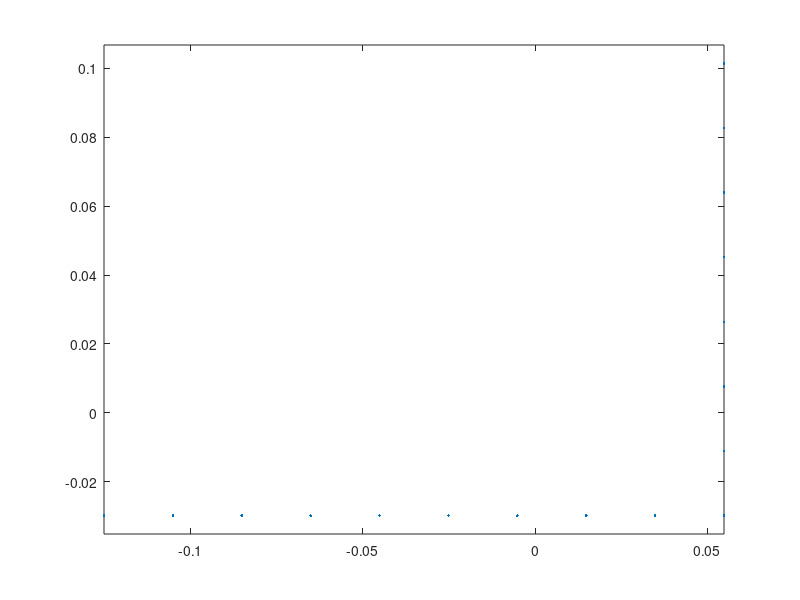
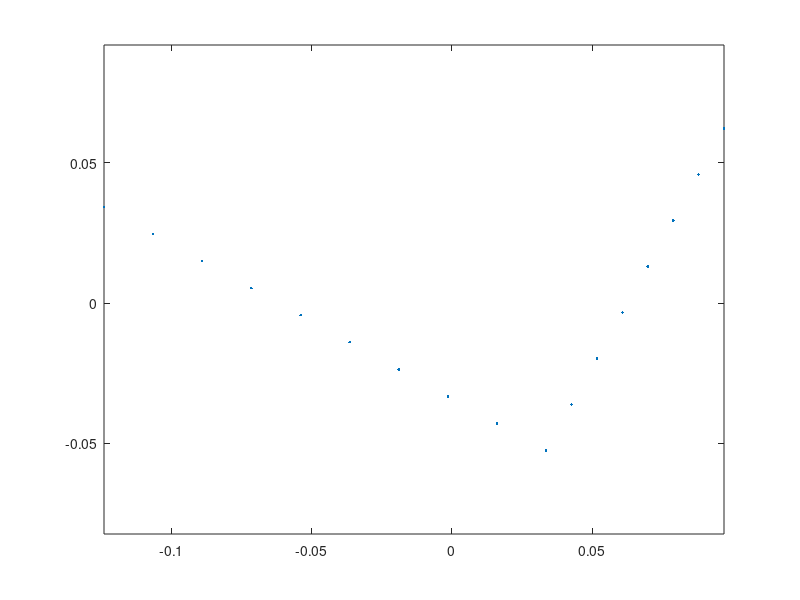

MATLAB code for these plots, in order:
%% form a fiber section of a L section
clear;clc;
%% input section propertities
% a = length of leg 1 (long)
% b = length of leg 2 (short)
% t = thickness/inch
% nfa = number of fibers along leg 1
% nfb = number of fibers along leg 2
% nft = number of fibers along thickness (assume 1 here)
a=0.2;
b=0.15;
t=0.018;
nfa=10;
nfb=8;
nft=1;
%% torsional stiffness
J=(a+b-t)*t^3/3;
%% calculate coordinates of centroid with respect to the vertex of L section
A=(a+b)*t-t^2; % section area
yc=((a-t)*t*t/2+b*t*b/2)/A; % distance between centroid and vertex in the local y' direction
zc=((b-t)*t*t/2+a*t*a/2)/A; % distance between centroid and vertex in the local z' direction

%% calculate principle axes (rotation from local axes y'-z' to principle axes y-z)
I1y=1/12*t*a^3+(a/2-zc)^2*t*a; % moment of inertia of leg 1 w.r.t. y'
I1z=1/12*a*t^3+(yc-t/2)^2*t*a; % moment of inertia of leg 1 w.r.t. z'
I1yz=0+(a/2-zc)*(yc-t/2)*t*a; % moment of inertia of leg 1 w.r.t. y'-z'
I2y=1/12*(b-t)*t^3+(zc-t/2)^2*t*(b-t); % moment of inertia of leg 2 w.r.t. y'
I2z=1/12*t*(b-t)^3+((b-t)/2+t-yc)^2*t*(b-t); % moment of inertia of leg 2 w.r.t. z'
I2yz=0+(zc-t/2)*((b-t)/2+t-yc)*t*(b-t); % moment of inertia of leg 2 w.r.t. y'-z'
Iy1=I1y+I2y; % moment of inertia of L section w.r.t. y'
Iz1=I1z+I2z; % moment of inertia of L section w.r.t. z'
Iyz1=I1yz+I2yz; % moment of inertia of L section w.r.t. y'-z'
Iy=(Iy1+Iz1)/2+1/2*sqrt((Iy1-Iz1)^2+4*Iyz1^2); % moment of inertia of L section w.r.t. y
Iz=(Iy1+Iz1)/2-1/2*sqrt((Iy1-Iz1)^2+4*Iyz1^2); % moment of inertia of L section w.r.t. y
alpha=atan(-2*Iyz1/(Iz1-Iy1))/2; % rotation from local axes y'-z' to principle axes y-z
alpha=abs(alpha); %make sure alpha is positive at pi/4 (equal legs)
%% calculate fiber coordinates w.r.t. z'-y'
SCcoordz1y1=[zc-t/2;-(yc-t/2)]; % shear center coordinates w.r.t. z'-y'
P=zeros(2,nfa+nfb-1); % fiber coordinates w.r.t. z'-y', first row of P is z', second row of P is y'
dPz=[-a/nfa;0];
dPy=[0;b/nfb];
for i=1:nfa
    P(:,i)=SCcoordz1y1+(i-1)*dPz;
end
for i=1:(nfb-1)
    P(:,nfa+i)=SCcoordz1y1+i*dPy;
end
plot(P(1,:),P(2,:),'.')
axis equal
%% transform fiber coordinates to z-y
T=[cos(alpha),sin(alpha);
    -sin(alpha),cos(alpha)]; % transformation matrix
Q=T*P; % first row of Q is z, second row of Q is y
figure
plot(Q(1,:),Q(2,:),'.')
axis equal
%% Calculate approximate elastic properties (Iy, Iz, betaY and betaZ)
Af=zeros(nfa+nfb-1,1); % area of each fiber
Af(1)=a/nfa*b/nfb-(a/nfa-t)*(b/nfb-t);
Af(2:nfa)=a/nfa*t;
Af(nfa+1:nfa+nfb-1)=b/nfb*t;

Qsquared=Q.^2;
IyIz_appr=Qsquared*Af; % approximate to [Iy;Iz]

QsumCol=sum(Qsquared,1); % calculate y^2+z^2
QsumColz=Q(1,:).*QsumCol; % calculate z(y^2+z^2)
QsumColy=Q(2,:).*QsumCol; % calculate y(y^2+z^2)
betaY=QsumColz*Af/Iy-2*Q(1,1);
betaZ=QsumColy*Af/Iz-2*Q(2,1);

%% output Tcl command lines to generate fiber sections
fileID1=fopen('Lsection.tcl','w');
%fprintf(fileID,'%7s %5s %5i %1s\n','section','Fiber',10000+secID,'{');
for i = 1:(nfa+nfb-1)
%                                                                          %fiber %yLoc  %zLoc   Area    MaterialID  SectorialCoord ys, and zs of shear center
    fprintf(fileID1,'    %5s %16.8f %16.8f %16.8f %6s%1s\n','fiber',Q(2,i),Q(1,i),Af(i),'$matID',';');
end
fclose(fileID1);

%% output L section properties
fileID=fopen('LsectionProperties.tcl','w');
                                           % ys     zs     
fprintf(fileID,'%16.8f %16.8f %16.8f %16.8f\n',Q(2,1),Q(1,1),alpha,J);
fclose(fileID);

%% calculate polar radius of gyration
r02=Q(2,1)^2+Q(1,1)^2+(Iy+Iz)/A;
r0=sqrt(r02);